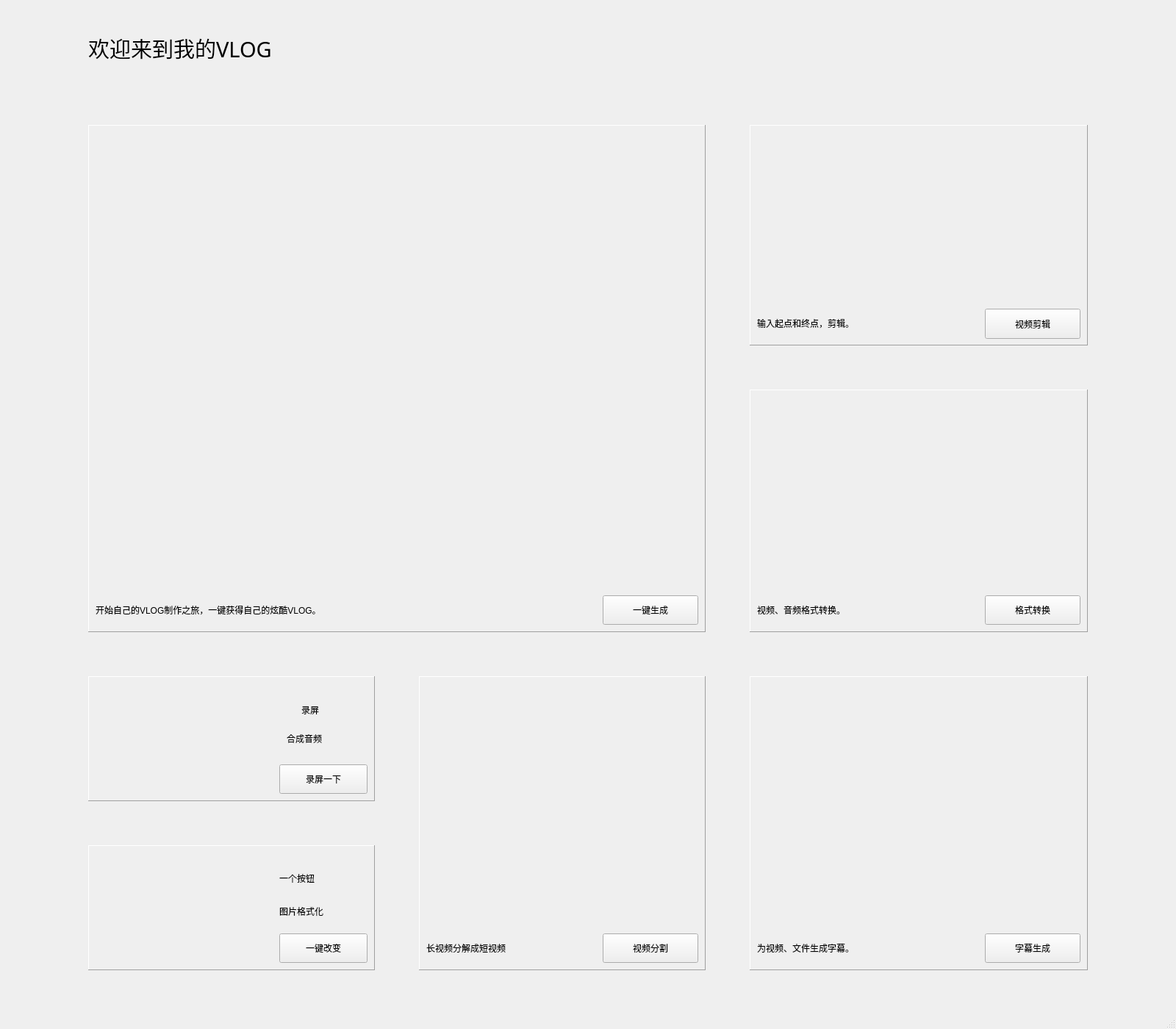
<?xml version="1.0" encoding="UTF-8"?>
<ui version="4.0">
    <class>MainWindow</class>
    <widget class="QMainWindow" name="MainWindow">
        <property name="geometry">
            <rect>
                <x>0</x>
                <y>0</y>
                <width>1600</width>
                <height>1400</height>
            </rect>
        </property>
        <property name="windowTitle">
            <string>MainWindow</string>
        </property>
        <widget class="QWidget" name="centralwidget">
            <widget class="QLabel" name="label">
                <property name="geometry">
                    <rect>
                        <x>120</x>
                        <y>20</y>
                        <width>860</width>
                        <height>90</height>
                    </rect>
                </property>
                <property name="font">
                    <font>
                        <family>华文细黑</family>
                        <pointsize>22</pointsize>
                    </font>
                </property>
                <property name="text">
                    <string>欢迎来到我的VLOG</string>
                </property>
            </widget>
            <widget class="QFrame" name="frame">
                <property name="geometry">
                    <rect>
                        <x>120</x>
                        <y>170</y>
                        <width>840</width>
                        <height>690</height>
                    </rect>
                </property>
                <property name="frameShape">
                    <enum>QFrame::Panel</enum>
                </property>
                <property name="frameShadow">
                    <enum>QFrame::Raised</enum>
                </property>
                <widget class="QToolButton" name="toolButton">
                    <property name="geometry">
                        <rect>
                            <x>700</x>
                            <y>640</y>
                            <width>130</width>
                            <height>40</height>
                        </rect>
                    </property>
                    <property name="text">
                        <string>一键生成</string>
                    </property>
                </widget>
                <widget class="QLabel" name="label_2">
                    <property name="geometry">
                        <rect>
                            <x>0</x>
                            <y>0</y>
                            <width>840</width>
                            <height>630</height>
                        </rect>
                    </property>
                    <property name="text">
                        <string/>
                    </property>
                    <property name="pixmap">
                        <pixmap>../../Desktop/7.jpg</pixmap>
                    </property>
                    <property name="scaledContents">
                        <bool>true</bool>
                    </property>
                </widget>
                <widget class="QLabel" name="label_3">
                    <property name="geometry">
                        <rect>
                            <x>10</x>
                            <y>639</y>
                            <width>681</width>
                            <height>41</height>
                        </rect>
                    </property>
                    <property name="text">
                        <string>开始自己的VLOG制作之旅，一键获得自己的炫酷VLOG。</string>
                    </property>
                </widget>
            </widget>
            <widget class="QFrame" name="frame_2">
                <property name="geometry">
                    <rect>
                        <x>570</x>
                        <y>920</y>
                        <width>390</width>
                        <height>400</height>
                    </rect>
                </property>
                <property name="frameShape">
                    <enum>QFrame::Panel</enum>
                </property>
                <property name="frameShadow">
                    <enum>QFrame::Raised</enum>
                </property>
                <widget class="QToolButton" name="toolButton_2">
                    <property name="geometry">
                        <rect>
                            <x>250</x>
                            <y>350</y>
                            <width>130</width>
                            <height>40</height>
                        </rect>
                    </property>
                    <property name="text">
                        <string>视频分割</string>
                    </property>
                </widget>
                <widget class="QLabel" name="label_4">
                    <property name="geometry">
                        <rect>
                            <x>0</x>
                            <y>0</y>
                            <width>390</width>
                            <height>340</height>
                        </rect>
                    </property>
                    <property name="text">
                        <string/>
                    </property>
                    <property name="pixmap">
                        <pixmap>../../Desktop/1.jpg</pixmap>
                    </property>
                    <property name="scaledContents">
                        <bool>true</bool>
                    </property>
                </widget>
                <widget class="QLabel" name="label_5">
                    <property name="geometry">
                        <rect>
                            <x>10</x>
                            <y>355</y>
                            <width>230</width>
                            <height>30</height>
                        </rect>
                    </property>
                    <property name="text">
                        <string>长视频分解成短视频</string>
                    </property>
                </widget>
            </widget>
            <widget class="QFrame" name="frame_3">
                <property name="geometry">
                    <rect>
                        <x>1020</x>
                        <y>170</y>
                        <width>460</width>
                        <height>300</height>
                    </rect>
                </property>
                <property name="frameShape">
                    <enum>QFrame::Panel</enum>
                </property>
                <property name="frameShadow">
                    <enum>QFrame::Raised</enum>
                </property>
                <widget class="QToolButton" name="toolButton_3">
                    <property name="geometry">
                        <rect>
                            <x>320</x>
                            <y>250</y>
                            <width>130</width>
                            <height>41</height>
                        </rect>
                    </property>
                    <property name="text">
                        <string>视频剪辑</string>
                    </property>
                </widget>
                <widget class="QLabel" name="label_6">
                    <property name="geometry">
                        <rect>
                            <x>0</x>
                            <y>0</y>
                            <width>460</width>
                            <height>240</height>
                        </rect>
                    </property>
                    <property name="text">
                        <string/>
                    </property>
                    <property name="pixmap">
                        <pixmap>../../Desktop/2.jpg</pixmap>
                    </property>
                    <property name="scaledContents">
                        <bool>true</bool>
                    </property>
                </widget>
                <widget class="QLabel" name="label_7">
                    <property name="geometry">
                        <rect>
                            <x>10</x>
                            <y>250</y>
                            <width>300</width>
                            <height>40</height>
                        </rect>
                    </property>
                    <property name="text">
                        <string>输入起点和终点，剪辑。</string>
                    </property>
                </widget>
            </widget>
            <widget class="QFrame" name="frame_4">
                <property name="geometry">
                    <rect>
                        <x>120</x>
                        <y>920</y>
                        <width>390</width>
                        <height>170</height>
                    </rect>
                </property>
                <property name="frameShape">
                    <enum>QFrame::Panel</enum>
                </property>
                <property name="frameShadow">
                    <enum>QFrame::Raised</enum>
                </property>
                <widget class="QToolButton" name="toolButton_4">
                    <property name="geometry">
                        <rect>
                            <x>260</x>
                            <y>120</y>
                            <width>120</width>
                            <height>40</height>
                        </rect>
                    </property>
                    <property name="text">
                        <string>录屏一下</string>
                    </property>
                </widget>
                <widget class="QLabel" name="label_8">
                    <property name="geometry">
                        <rect>
                            <x>0</x>
                            <y>0</y>
                            <width>250</width>
                            <height>170</height>
                        </rect>
                    </property>
                    <property name="text">
                        <string/>
                    </property>
                    <property name="pixmap">
                        <pixmap>../../Desktop/0.jpg</pixmap>
                    </property>
                    <property name="scaledContents">
                        <bool>true</bool>
                    </property>
                </widget>
                <widget class="QLabel" name="label_9">
                    <property name="geometry">
                        <rect>
                            <x>290</x>
                            <y>30</y>
                            <width>80</width>
                            <height>31</height>
                        </rect>
                    </property>
                    <property name="text">
                        <string>录屏</string>
                    </property>
                </widget>
                <widget class="QLabel" name="label_10">
                    <property name="geometry">
                        <rect>
                            <x>270</x>
                            <y>70</y>
                            <width>110</width>
                            <height>30</height>
                        </rect>
                    </property>
                    <property name="text">
                        <string>合成音频</string>
                    </property>
                </widget>
            </widget>
            <widget class="QFrame" name="frame_5">
                <property name="geometry">
                    <rect>
                        <x>120</x>
                        <y>1150</y>
                        <width>390</width>
                        <height>170</height>
                    </rect>
                </property>
                <property name="frameShape">
                    <enum>QFrame::Panel</enum>
                </property>
                <property name="frameShadow">
                    <enum>QFrame::Raised</enum>
                </property>
                <widget class="QToolButton" name="toolButton_5">
                    <property name="geometry">
                        <rect>
                            <x>260</x>
                            <y>120</y>
                            <width>120</width>
                            <height>40</height>
                        </rect>
                    </property>
                    <property name="text">
                        <string>一键改变</string>
                    </property>
                </widget>
                <widget class="QLabel" name="label_11">
                    <property name="geometry">
                        <rect>
                            <x>0</x>
                            <y>0</y>
                            <width>250</width>
                            <height>170</height>
                        </rect>
                    </property>
                    <property name="text">
                        <string/>
                    </property>
                    <property name="pixmap">
                        <pixmap>../../Desktop/5.jpg</pixmap>
                    </property>
                    <property name="scaledContents">
                        <bool>true</bool>
                    </property>
                </widget>
                <widget class="QLabel" name="label_12">
                    <property name="geometry">
                        <rect>
                            <x>260</x>
                            <y>75</y>
                            <width>120</width>
                            <height>30</height>
                        </rect>
                    </property>
                    <property name="text">
                        <string>图片格式化</string>
                    </property>
                </widget>
                <widget class="QLabel" name="label_13">
                    <property name="geometry">
                        <rect>
                            <x>260</x>
                            <y>25</y>
                            <width>111</width>
                            <height>40</height>
                        </rect>
                    </property>
                    <property name="text">
                        <string>一个按钮</string>
                    </property>
                </widget>
            </widget>
            <widget class="QFrame" name="frame_6">
                <property name="geometry">
                    <rect>
                        <x>1020</x>
                        <y>920</y>
                        <width>460</width>
                        <height>400</height>
                    </rect>
                </property>
                <property name="frameShape">
                    <enum>QFrame::Panel</enum>
                </property>
                <property name="frameShadow">
                    <enum>QFrame::Raised</enum>
                </property>
                <widget class="QToolButton" name="toolButton_6">
                    <property name="geometry">
                        <rect>
                            <x>320</x>
                            <y>350</y>
                            <width>130</width>
                            <height>40</height>
                        </rect>
                    </property>
                    <property name="text">
                        <string>字幕生成</string>
                    </property>
                </widget>
                <widget class="QLabel" name="label_14">
                    <property name="geometry">
                        <rect>
                            <x>0</x>
                            <y>0</y>
                            <width>460</width>
                            <height>340</height>
                        </rect>
                    </property>
                    <property name="text">
                        <string/>
                    </property>
                    <property name="pixmap">
                        <pixmap>../../Desktop/30.jpg</pixmap>
                    </property>
                    <property name="scaledContents">
                        <bool>true</bool>
                    </property>
                </widget>
                <widget class="QLabel" name="label_15">
                    <property name="geometry">
                        <rect>
                            <x>10</x>
                            <y>350</y>
                            <width>291</width>
                            <height>40</height>
                        </rect>
                    </property>
                    <property name="text">
                        <string>为视频、文件生成字幕。</string>
                    </property>
                </widget>
            </widget>
            <widget class="QFrame" name="frame_7">
                <property name="geometry">
                    <rect>
                        <x>1020</x>
                        <y>530</y>
                        <width>460</width>
                        <height>330</height>
                    </rect>
                </property>
                <property name="frameShape">
                    <enum>QFrame::Panel</enum>
                </property>
                <property name="frameShadow">
                    <enum>QFrame::Raised</enum>
                </property>
                <widget class="QToolButton" name="toolButton_7">
                    <property name="geometry">
                        <rect>
                            <x>320</x>
                            <y>280</y>
                            <width>130</width>
                            <height>40</height>
                        </rect>
                    </property>
                    <property name="text">
                        <string>格式转换</string>
                    </property>
                </widget>
                <widget class="QLabel" name="label_16">
                    <property name="geometry">
                        <rect>
                            <x>0</x>
                            <y>0</y>
                            <width>460</width>
                            <height>270</height>
                        </rect>
                    </property>
                    <property name="text">
                        <string/>
                    </property>
                    <property name="pixmap">
                        <pixmap>../../Desktop/9.jpg</pixmap>
                    </property>
                    <property name="scaledContents">
                        <bool>true</bool>
                    </property>
                </widget>
                <widget class="QLabel" name="label_17">
                    <property name="geometry">
                        <rect>
                            <x>10</x>
                            <y>280</y>
                            <width>300</width>
                            <height>40</height>
                        </rect>
                    </property>
                    <property name="text">
                        <string>视频、音频格式转换。</string>
                    </property>
                </widget>
            </widget>
        </widget>
        <widget class="QMenuBar" name="menubar">
            <property name="geometry">
                <rect>
                    <x>0</x>
                    <y>0</y>
                    <width>1600</width>
                    <height>22</height>
                </rect>
            </property>
        </widget>
        <widget class="QStatusBar" name="statusbar"/>
    </widget>
    <resources/>
    <connections/>
</ui>
